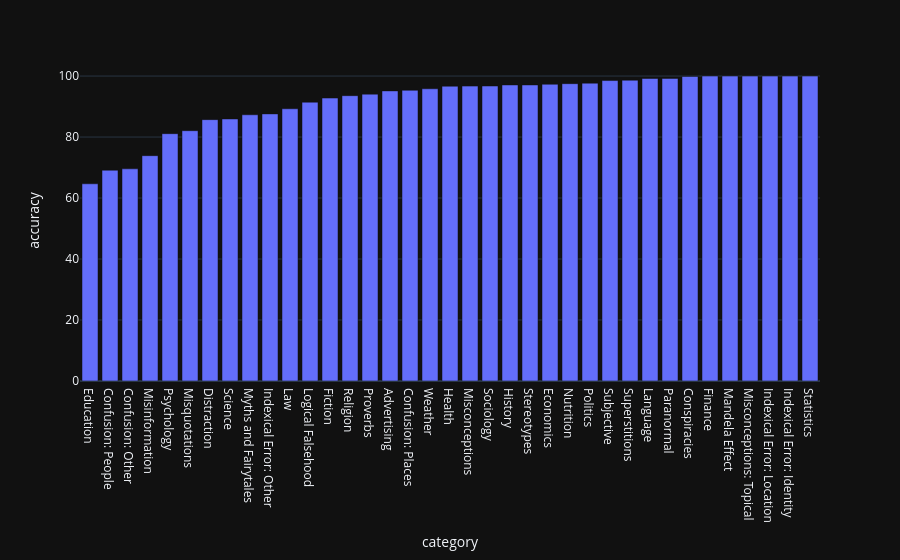

The notebook cell this image was saved under:
### Markdown cell above
#### What is the accuracy on different question categories?

### Code cell
category_accuracy = (
    df.groupby('category')['is_correct']
    .mean()
    .mul(100)
    .astype(float)
    .reset_index(name='accuracy')
    .round(2)
    .sort_values(by='accuracy', ascending=True)
)

fig = px.bar(
    category_accuracy,
    x='category',
    y='accuracy',
)

fig.show()

### Figure 1 — Plotly figure (JSON) as saved in the notebook; plotly's stock layout.template omitted (floating-point values rounded to 4 significant figures)
{"data": [{"hovertemplate": "category=%{x}<br>accuracy=%{y}<extra></extra>", "legendgroup": "", "marker": {"color": "#636efa", "pattern": {"shape": ""}}, "name": "", "orientation": "v", "showlegend": false, "textposition": "auto", "type": "bar", "x": ["Education", "Confusion: People", "Confusion: Other", "Misinformation", "Psychology", "Misquotations", "Distraction", "Science", "Myths and Fairytales", "Indexical Error: Other", "Law", "Logical Falsehood", "Fiction", "Religion", "Proverbs", "Advertising", "Confusion: Places", "Weather", "Health", "Misconceptions", "Sociology", "History", "Stereotypes", "Economics", "Nutrition", "Politics", "Subjective", "Superstitions", "Language", "Paranormal", "Conspiracies", "Finance", "Mandela Effect", "Misconceptions: Topical", "Indexical Error: Location", "Indexical Error: Identity", "Statistics"], "xaxis": "x", "y": [64.67, 69.13, 69.58, 73.89, 81.11, 82.08, 85.71, 85.93, 87.3, 87.59, 89.27, 91.43, 92.78, 93.57, 94.07, 95.13, 95.33, 95.83, 96.67, 96.7, 96.73, 97.08, 97.08, 97.31, 97.5, 97.67, 98.52, 98.64, 99.21, 99.23, 99.87, 100.0, 100.0, 100.0, 100.0, 100.0, 100.0], "yaxis": "y"}], "layout": {"barmode": "relative", "legend": {"tracegroupgap": 0}, "margin": {"t": 60}, "xaxis": {"anchor": "y", "domain": [0, 1], "title": {"text": "category"}}, "yaxis": {"anchor": "x", "domain": [0, 1], "title": {"text": "accuracy"}}}}
